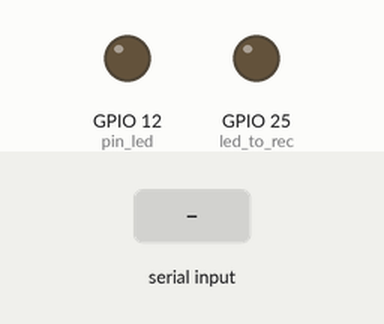
The sketch below on a simulated ESP32. Shown: output pins drawn as LEDs (lit = HIGH). The inputs (shaded band) are chosen by the test bench. WiFi joins after 1.5 s; servers stay silent unless stated; no MQTT or app messages arrive unless stated; the modem accepts every AT command (registered, SIM ready, sends succeed) and sends nothing else; what the sketch prints to the serial monitor is not drawn.

Above: at 7.2 s.
7.3 s: "90,45,200\n" received over the second serial link
At 8.35 s:
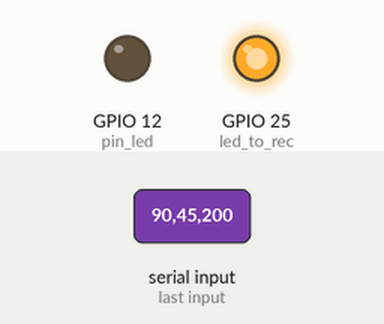
10.3 s: "30,150,10\n" received over the second serial link
At 12.3 s:
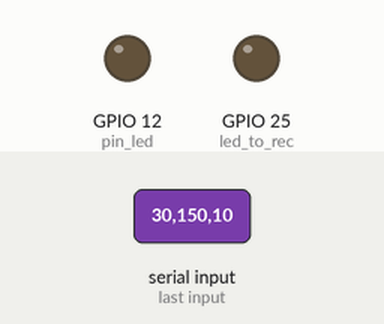
13.3 s: "1,90,45\n" received over the second serial link
At 15.66 s:
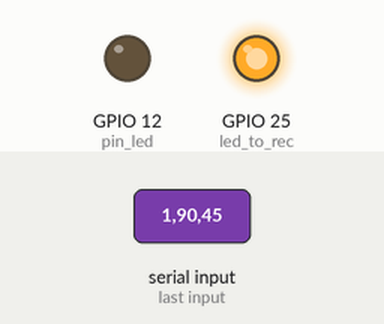
Timing chart, 0 to 17.4 s (numbered marks = the images above; inputs shaded):
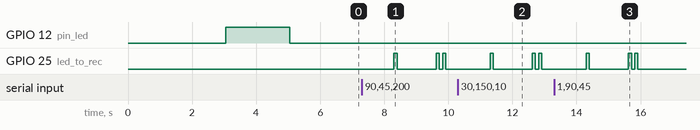

The sketch:

GATE_MORE_TASK.ino
```cpp
///////////////////////////////////////////////////////////////////////////////////////////////////////////////////////////////////////////
// biblitoecas e variáveis para WIfi/MQTT
// #include <WiFi.h>
#include <PubSubClient.h>
#include <ArduinoJson.h>
#include <WiFiManager.h> // https://github.com/tzapu/WiFiManager -> para adicionar colocar login e senha

//-------------------------------------------
// Configurações da rede Wi-Fi (não necessário depois da library Wifimeneger)
// const char *ssid = "NOS-2E40";
// const char *password = "2TJA5RZ9";

// const char* ssid = "iPhone de Mateus";
// const char* password = "12345678";

// const char* ssid = "agents";
// const char* password = "QgC9O8VucAByqvVu5Rruv1zdpqM66cd23KG4ElV7vZiJND580bzYvaHqz5k07G2";
//-------------------------------------------

WiFiClient espClient;
int32_t rssi; // variavel para recever sinal RSSI wifi
// Configurações do broker MQTT
const char *mqttServer = "broker.mqtt-dashboard.com";
bool flag_mqtt = false; // flag para garantir envio do pacote.
const int mqttPort = 1883;
const char *mqttUser = "IPB";               // usuário topico
const char *mqttPassword = "noiottracker";  // senha topico
const char *topic = "IPB/TESTE/TRACKER/01"; // topico para enviar os pacotes
const char *topic2 = "IPB/TESTE/GATWAY/01"; // topico para enviar status gatway
char flat_network = false;                  // Flat devolvida pelo node-red
PubSubClient client(espClient);
int time_to_resend_msg_status_gatway = 30000; // tempo em que o esp reenvia ao BD seu status
char *RSSI_LoRA;

String jsonData = "";         // para receber json (pacote)
String jsonStatus = "";       // para receber json (status gatway)
DynamicJsonDocument doc(256); // Tamanho do buffer JSON
DynamicJsonDocument gat(64);  // Buffer Json para encaminhar status gateway
//---------------------------------------------------------
// Lora - Uart
#include <HardwareSerial.h>

#define rxLoRa 16
#define txLoRA 17

HardwareSerial lora(1); // objeto Lora
String incomingString;  // string que vai receber as informações

char end_to_send = false; // endereço dele

char markers[12]; // = "ABCDEFGHIJK";  // J indica o fim da string
// char makers_with_T[] = "ABCDEFGHIJK"; //K indica o fim da string

char *data;                    // para armazenar as informações que chegam
char extractedStrings[12][20]; // 9 caracteres de A a I e tamanho suficiente para armazenar os valores
char utctime[25];              // vetor que vai receber time
char latlon[2][10];            // veotor para receber latitude e longitude
char last_data[] = "K";        // Caracter para conferir se o pacote é da memoria (UTC Time Format has a Z)
char find_gatway[] = "O";      // mensagem que device envia para encontrar gatway
void zerar_extractedStrings(); // para zerar a matriz
char type_data = 0;            // tipo de dado que está chegando [0] - atual; [1] - dado guardado
//---------------------------------------------------------
#include <Arduino.h>
//#include "esp_task_wdt.h"
// outos pinos do sistema
#define led_to_rec 25
// variaveis para função millis (mostrar "." enquanto nao recebe sinal);
unsigned int break_line = 60000;        // 60 segundos (tempo de reinício de função) (milis)
unsigned int time_to_show_point = 1000; //"." é mostrado a cada tempo (milis)
unsigned long time_break_line;          // variavel de controle
unsigned long time_show_msg;            // variavel de controle

///////////////////////////////////////////////////////////////////////////////////////////////////////////////////////////////////////////
// ja estava aqui
const uint8_t pin_led = 12;
// variaveis que indicam o núcleo
static uint8_t taskCoreZero = 0;
static uint8_t taskCoreOne = 1;
///////////////////////////////////////////////////////////////////////////////////////////////////////////////////////////////////////////

void setup(){
  ///////////////////////////////////////////////////////////////////////////////////////////////////////////////////////////////////////////
  //Whatdogs
  //esp_task_wdt_init(10, false); // define watchdgs para 10s
  //Lora
  Serial.begin(115200);                           // connect serial
  lora.begin(115200, SERIAL_8N1, rxLoRa, txLoRA); // connect lora  modulo
  lora.println("AT+ADDRESS?");                    // para conferir o endereco do modulo
  Serial.println(lora.readString());              // para conferir o endereco do modulo
  delay(20);
  lora.println("AT+BAND?");                    // para conferir a BANDA do modulo
  Serial.println(lora.readString());              // para conferir o BANDA do modulo
  delay(20);
  lora.println("AT+NETWORKID?");                    // para conferir o GRUPO do modulo
  Serial.println(lora.readString());              // para conferir o GRUPO do modulo
  //------------------------------------
  //Pins indicadores
  pinMode(pin_led, OUTPUT);

  digitalWrite(pin_led, HIGH);
  //------------------------------------
  // definições WIFI
  WiFi.mode(WIFI_STA);
  WiFiManager wm; // objeto do tipo wifimeneger
  // Gatway.resetSettings();
  bool res;
  // res = Gatway.autoConnect("Gatway_ESP32","biomasimo"); // password protected ap
  wm.setConfigPortalTimeout(30); // auto close configportal after n seconds
  res = wm.autoConnect("Gatway_ESP32","123456789"); // com senha para acessar o ESP
  if (!res){
    Serial.println("Failed to connect");
    // ESP.restart();
  }
  else{
    // if you get here you have connected to the WiFi
    Serial.println("connected...yeey :)");
    //Serial.println(WiFi.localIP());  // Mostrar o IP (wifi manager ja faz isso)
  }
  //------------------------------------
  // MQTT
  client.setServer(mqttServer, mqttPort); // define servidor e porta
  //client.setCallback(callback);           // define callback para receber msg de confirmação
  //------------------------------------
  // outros pinos
  pinMode(led_to_rec, OUTPUT);
  digitalWrite(led_to_rec, LOW); // Desliga led
  //------------------------------------
  // millis para processos em loop

  time_break_line = millis();
  time_show_msg = millis();
  ///////////////////////////////////////////////////////////////////////////////////////////////////////////////////////////////////////////
  // Definicao das tarefas
    xTaskCreatePinnedToCore(
        publishMQTTtest,   /* função que implementa a tarefa */
        "coreTaskOne", /* nome da tarefa */
        5000,          /* número de palavras a serem alocadas para uso com a pilha da tarefa */
        NULL,          /* parâmetro de entrada para a tarefa (pode ser NULL) */
        2,             /* prioridade da tarefa (0 a N) */
        NULL,          /* referência para a tarefa (pode ser NULL) */
        taskCoreZero);  /* Núcleo que executará a tarefa */

    delay(500); // tempo para a tarefa iniciar
  //------------------------------------
    xTaskCreatePinnedToCore(
        debug_led,     /* função que implementa a tarefa */
        "coreTaskTwo", /* nome da tarefa */
        5000,          /* número de palavras a serem alocadas para uso com a pilha da tarefa */
        NULL,          /* parâmetro de entrada para a tarefa (pode ser NULL) */
        1,             /* prioridade da tarefa (0 a N) */
        NULL,          /* referência para a tarefa (pode ser NULL) */
        taskCoreZero);  /* Núcleo que executará a tarefa */
    delay(500); // tempo para a tarefa iniciar
  //------------------------------------
    xTaskCreatePinnedToCore(
        processing,   /* função que implementa a tarefa */
        "coreTaskThree", /* nome da tarefa */
        10000,          /* número de palavras a serem alocadas para uso com a pilha da tarefa */
        NULL,          /* parâmetro de entrada para a tarefa (pode ser NULL) */
        3,             /* prioridade da tarefa (0 a N) */
        NULL,          /* referência para a tarefa (pode ser NULL) */
        taskCoreOne); /* Núcleo que executará a tarefa */
    delay(500);        // tempo para a tarefa iniciar
  //------------------------------------
} // fim setup()

void loop(){} //não executa nada
///////////////////////////////////////////////////////////////////////////////////////////////////////////////////////////////////////////
// Tarefa 1
void publishMQTTtest (void *pcParameters){
  while(true){
      if (!client.connected()){
        reconnect();
      }
      client.loop();           // cliente em loop (MQTT)
      rssi = WiFi.RSSI();      // recebe Rssi WiFi
      gat["RSSI_WIFI"] = rssi; // atribui ao Json gat

      jsonStatus = "";                // Apaga informações antiga da string
      serializeJson(gat, jsonStatus); // Serializa o pacote json

      client.publish(topic2, jsonStatus.c_str());            // publica json no tópico especificado
      Serial.print("\nSTATUS GATWAY ENVIADO - RSSI WIFI: "); // mostra msg de envio
      Serial.println(rssi);                                  // valor do rssi
      vTaskDelay(time_to_resend_msg_status_gatway);          // taks dorme por tempo definido
  }
}
///////////////////////////////////////////////////////////////////////////////////////////////////////////////////////////////////////////
// Tarefa 2
void debug_led (void *pvParameters){

  String taskMessage = "Task running on core ";
  taskMessage = taskMessage + xPortGetCoreID();

  int control = 0;
  while (true){
    if(WiFi.status() != WL_CONNECTED){
      digitalWrite(pin_led, HIGH);
      vTaskDelay(500);
      digitalWrite(pin_led, LOW);
    }
    else{
      digitalWrite(pin_led, LOW);
    }
    vTaskDelay(1000);
  }
}

///////////////////////////////////////////////////////////////////////////////////////////////////////////////////////////////////////////
// Tarefa 3
void processing(void *pvParameters){
  String taskMessage = "Task running on core ";
  taskMessage = taskMessage + xPortGetCoreID();
  while (true){
    //----------------------------------------------
    //reseta whatchdogs para indicar que o sistema está funcionando normalmente
    //esp_task_wdt_reset();
    //----------------------------------------------
    // mostra "." para indicar que está aguardando pacote LORA
    if (millis() - time_break_line >= break_line){
      // Reinicie o contador millis()
      Serial.print("\n"); // quera linha
      time_break_line = millis();
    }
    if (millis() - time_show_msg >= time_to_show_point){
      Serial.print(".");
      time_show_msg = millis();
    }
    if (lora.available()){
      Serial.println("\n========[PACOTE CHEGOU]=========="); // debug serial
      incomingString = lora.readString();
      Serial.println(incomingString);
      //----------------------------------------------
      toggleSerial(false); // Desliga a comunicação serial para não haver interrupções indesejadas
      //----------------------------------------------
      led_to_send(); // led para indicar que chegou algo
      //----------------------------------------------
      char dataArray[100];                        // vetor que vai receber string
      incomingString.toCharArray(dataArray, 100); // método para atribui string a vetor
      data = strtok(dataArray, ",");
      data = strtok(NULL, ",");
      data = strtok(NULL, ",");
      RSSI_LoRA = &*data; // para pegar o RSSI do sinal lora
      RSSI_LoRA = strtok(NULL, ",");
      //Serial.println(data);  // imprime pacote recebido (sem outros detalhes)

      //----------------------------------------------
      // Dividir data em pacotes
      type_data = 0; // tipo de dado pre estabelecido
      int i, j = 0, startPos = -1, count = 0;
      // conferir se há T no vetor

      for (i = 0; data[i] != '\0'; i++){
        if (strchr(find_gatway, data[i])){                // se device estver procurando o gatwat
          type_data = 1;                                  // flag para indicar que o pacote é passado
          break;
        }
        if (strchr(last_data, data[i])){ // exsitir "Z" no pacote o dado é passado
          sprintf(markers, "ABCDEFGHIK"); // atribui K como ultimo caracter (depois do horario)
          type_data = 2;                  // flag para indicar que o pacote é passado
          break;
        }
        else{

          type_data = 3;                 // flag para pacote em tempo real
          sprintf(markers, "ABCDEFGHI"); // caso contrario o pacote é em tempo real
        }
      }
      //----------------------------------------------
      if (type_data == 1){
        Serial.println("TIPO -> [Device procurando gatway]");
      }
      else // debug
        if (type_data == 2){
          Serial.println("TIPO -> [Pacote da memoria]");
        }
        else // debug
          if (type_data == 3){
            Serial.println("TIPO -> [Pacote atual]");
          } // debug
      //----------------------------------------------
      // pré processamento - lógica para quebrar o pacote em partes se pacote requiser isso
      if (type_data == 1){
        int size_data = strlen(data); // confere o tamanho do pacote
        data[size_data - 1] = '\0';   // quebra o ultimo valor ( caractere "O")

        for (i = 0; i < size_data; i++){    // laço para preencger extractedStrings com a informação de interesse
          extractedStrings[0][i] = data[i]; // atribuição de cada caractere
        }
      }
      if (type_data == 2 || type_data == 3){ // se o pacote for do tipo 2 ou 3
        for (i = 0; data[i] != '\0'; i++){
          if (strchr(markers, data[i])) // analisa se o caractere
          {
            { // se input contem markers
              if (startPos != -1)
                extractedStrings[count][j] = '\0';
              count++;
              j = 0;
            }
            extractedStrings[count][j++] = data[i];
            startPos = i;
          }
          else if (startPos != -1)
          {
            extractedStrings[count][j++] = data[i];
          }
        }
        //----------------------------------------------
        // Organizar formato de hora: 2023-10-05T11:30:44Z
        // Separar Lat e lon
        separate_lat_and_lon();
      }
      //------------------------------------
      // imprimir nível da conexão com Wifi
      rssi = WiFi.RSSI();
      Serial.print("Nível de sinal Wi-Fi: ");
      Serial.print(rssi);
      Serial.println(" dBm");
      //------------------------------------
      // imprimir dados recebidos após pré processamento
      for (int i = 0; i < count - 1; i++){ // -1 por que J não conta
        printf("dado %c: %s\n", extractedStrings[i + 1][0], extractedStrings[i + 1] + 1);
      }
      //------------------------------------------------------
      //atribuição de dado ao pacote Json
      if (type_data == 1){
        doc["Bat_Perc"] = atoi(extractedStrings[0]);
      }
      if (type_data == 2){
        doc["time"] = atoi(extractedStrings[9] + 1);
      }
      if (type_data == 2 || type_data == 3){
        doc["latitude"] = atof(latlon[0]);
        doc["longitude"] = atof(latlon[1]);
        doc["vel"] = atoi(extractedStrings[2] + 1);
        doc["temperatura"] = atoi(extractedStrings[3] + 1);
        doc["umidade"] = atoi(extractedStrings[4] + 1);
        doc["X"] = atof(extractedStrings[5] + 1);
        doc["Y"] = atof(extractedStrings[6] + 1);
        doc["Z"] = atof(extractedStrings[7] + 1);
        doc["Bat_Perc"] = atoi(extractedStrings[8] + 1);
      }
      if (type_data == 1 || type_data == 2 || type_data == 3){
        doc["RSSI_LoRa"] = atoi(RSSI_LoRA);
        doc["RSSI_WIFI"] = rssi;
      }
      /*
      // Serializar o objeto JSON em uma string
      if (incomingString.indexOf('\r') != -1) {
      Serial.println("Caracteres \\r encontrados na incomingString.");
      }
      */
      jsonData = "";
      serializeJson(doc, jsonData); // Serializa o pacote json
      Serial.println(jsonData);     // imprime o json montado que será encaminhado via MQTT
      //---------------------------
      // confere conexão
      if (!client.connected())
      {
        reconnect();
      }
      client.loop();
      //-------------------------------------------
      // Publicar no tópico especificado
      if (client.publish(topic, jsonData.c_str())){ // encaminha json montado!
        Serial.println("Message published successfully");
        delay(200);
        flag_mqtt = true; // se foi publicado a mensagem de confirmação será enviada
      }
      else{
        Serial.println("Failed to publish message");
        // adicionar aqui o salvamento da mensagem
        delay(200);
        flag_mqtt = false; // se não foi publicado a mensagem de confirmação não será enviada
      }
      client.endPublish();        //finaliza publicação MQTT
      //-------------------------------------------
      zerar_extractedStrings(); // para zerar a matriz de dados
      Serial.println("string zerada");
      //-------------------------------------------
      if (flag_mqtt){
        send_confirmation(); // se o pacote foi publicado a mensagem de confirmação é enviada para o device
      }
      else{
        toggleSerial(true); // Liga a comunicação serial novamente
      }
      //-------------------------------------------
    }
  }
}

void separate_lat_and_lon(){
  strncpy(latlon[0], extractedStrings[1] + 1, 9);     //+1 para pular o caracter, 9 para recolher os 9 bytes de informação
  strncpy(latlon[1], extractedStrings[1] + 1 + 9, 9); //+1 para pular o caracter, 9 para recolher os 9 bytes de informação
}

void send_confirmation(){
  toggleSerial(true); // Liga a comunicação serial novamente
  Serial.println("Serial ligada");
  char conf[30]; // vetor para empacote mensagem de confirmacao
  sprintf(conf, "AT+SEND=%c,2,OK", end_to_send);
  Serial.println(conf); // mostra mensagem a ser enviada
  lora.println(conf);   // manda a mensagem de confirmacao de recebimento
  Serial.println("mandando mensagem de confirmação..");
  Serial.println(lora.readString()); // lê a resposta do módulo
  led_to_send();
  delay(100);
  led_to_send();
  Serial.println("========[FIM DO PROCESSO -> AGUARDANDO NOVA MENSAGEM]==========");
}

void led_to_send(){
  digitalWrite(led_to_rec, HIGH); // Liga Led
  delay(100);                     // tempo de led ligado
  digitalWrite(led_to_rec, LOW);  // Desliga led
}

void zerar_extractedStrings(){ // função para zerar string que armazena os dados
  int i, j;
  // zerar extractedStrings
  for (i = 0; i < 13; ++i){
    for (j = 0; j < 21; ++j){
      extractedStrings[i][j] = '\0';
    }
  }
  // zerar utctime
  for (i = 0; i < 26; i++){
    utctime[i] = '\0';
  }
  // zerar latlon
  for (i = 0; i < 3; i++){
    for (j = 0; j < 11; j++){
      latlon[i][j] = '\0';
    }
  }
  // zerando demais variáveis
  RSSI_LoRA = 0;
  rssi = 0;
  doc.clear(); // Isso apagará todo o conteúdo do documento
}

bool serialEnabled = true; // Variável de controle para a comunicação serial

void toggleSerial(bool enable){
  if (enable){
    lora.begin(115200, SERIAL_8N1, rxLoRa, txLoRA);
  }
  else{
    lora.end();
  }
}

void reconnect(){
  int cont_to_reset = 0;
  while (!client.connected()){
    client.setServer(mqttServer, mqttPort);
    Serial.println("\nConectando ao broker MQTT...");

    //if (client.connect("ESP32Client")){
    if (client.connect("ESP32Client", mqttUser, mqttPassword)){
      Serial.println("\nConectado");
    }
    else{
      Serial.print("Falha na conexão - Estado: ");
      Serial.print(client.state());
      Serial.println(" Tentando novamente em 2 segundos");
      delay(2000);
      cont_to_reset++;
    }
    if (cont_to_reset >= 2){
      Serial.println("Não foi possivel reconectar ao Broker, reiniciando sistema");
      Serial.println("=======================================");
      ESP.restart();
    }
  }
}
```

Measured:
- after the input at 7.3 s, GPIO 25 (led_to_rec): goes HIGH 0.10 s, LOW 1.2 s, HIGH 0.10 s, LOW 0.10 s, HIGH 0.10 s, then LOW, starting after 1.0 s
- after the input at 10.3 s, GPIO 25 (led_to_rec): goes HIGH 0.10 s, LOW 1.2 s, HIGH 0.10 s, LOW 0.10 s, HIGH 0.10 s, then LOW, starting after 1.0 s
- after the input at 13.3 s, GPIO 25 (led_to_rec): goes HIGH 0.10 s, LOW 1.2 s, HIGH 0.10 s, LOW 0.10 s, HIGH 0.10 s, then LOW, starting after 1.0 s
